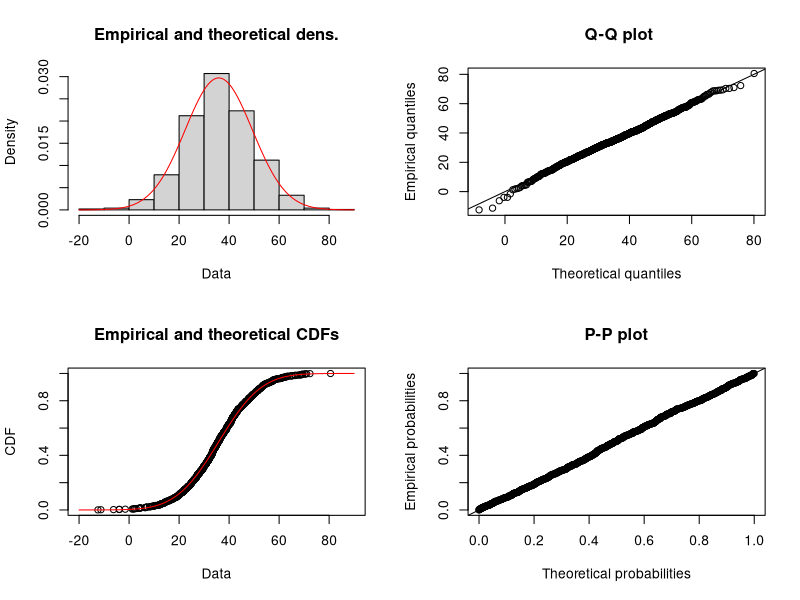
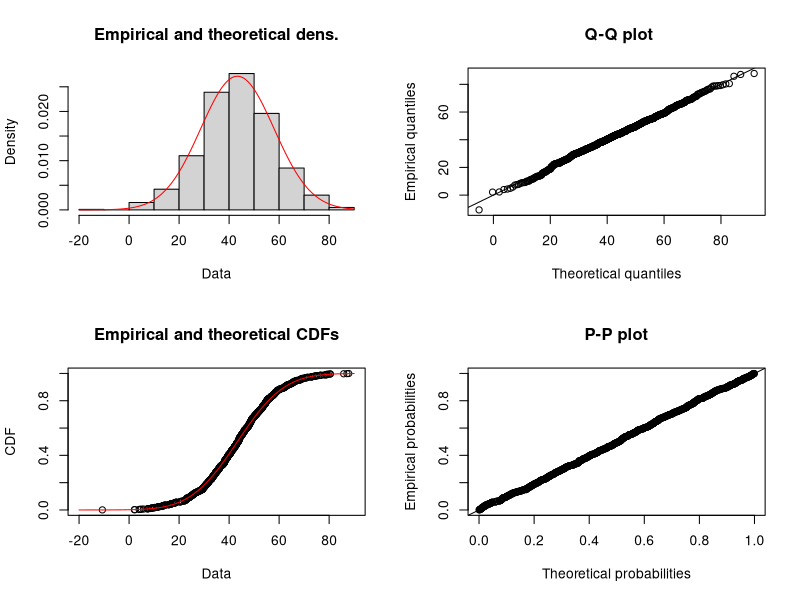
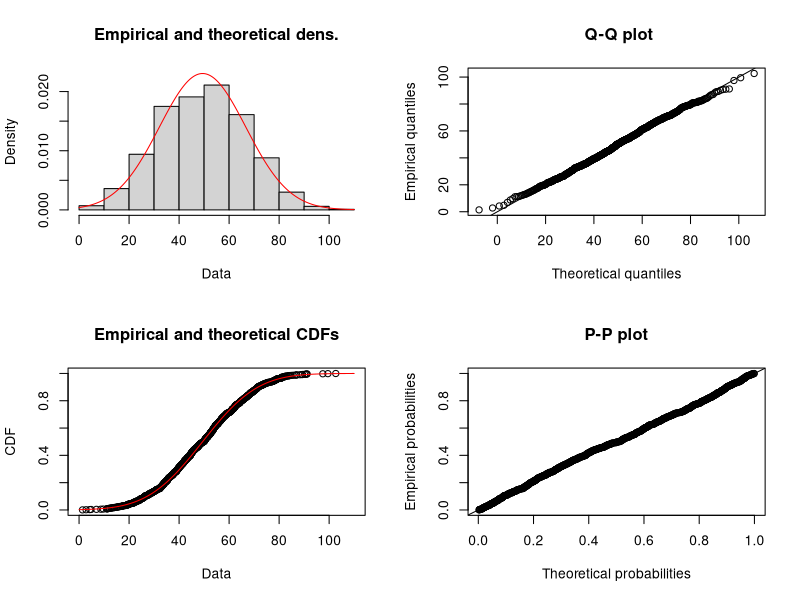
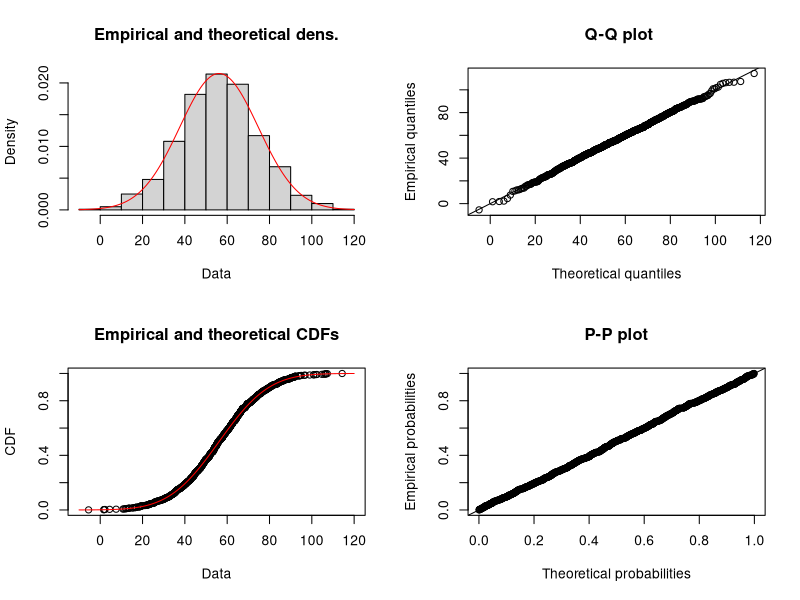
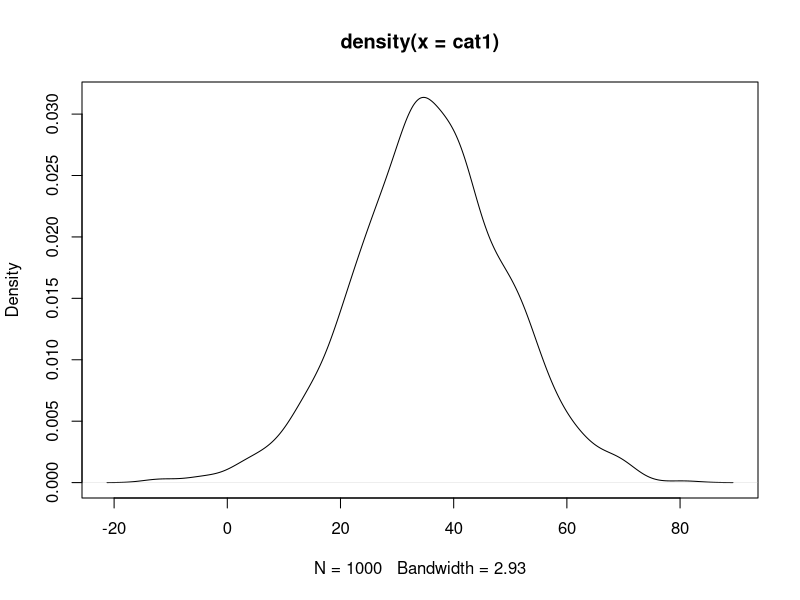
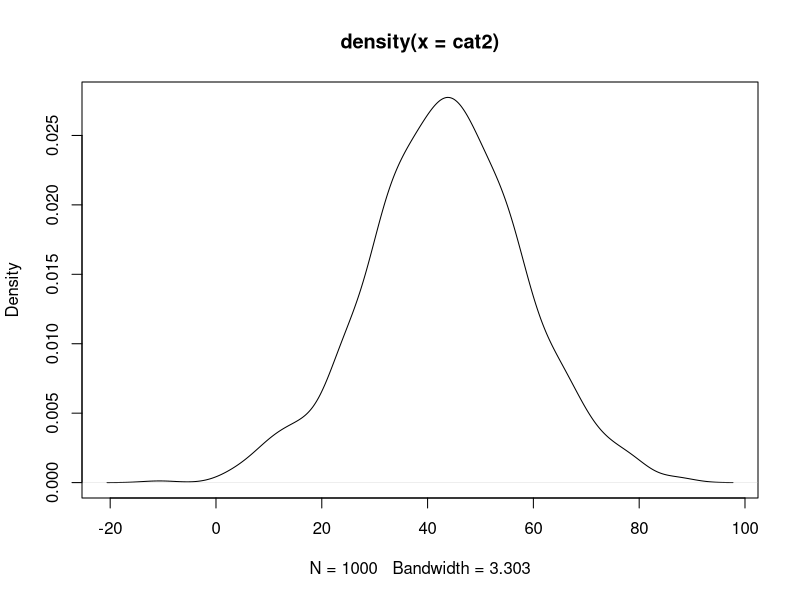
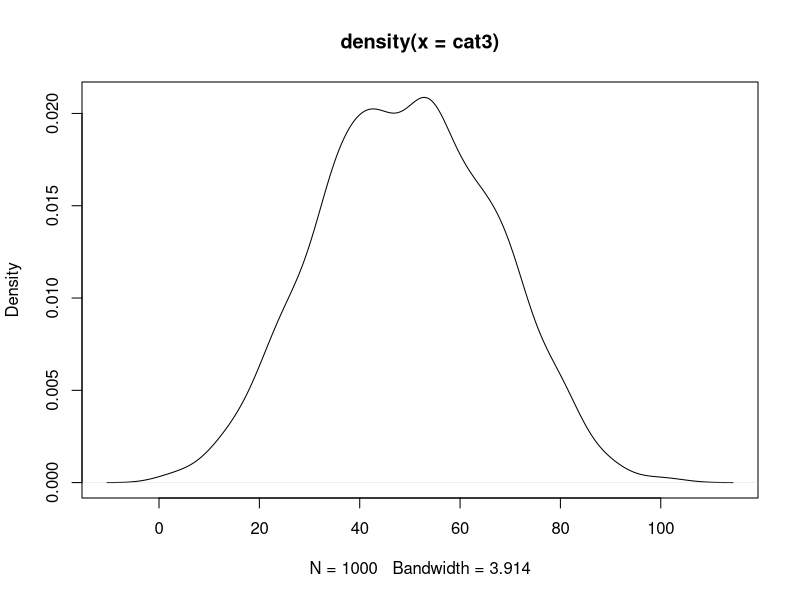
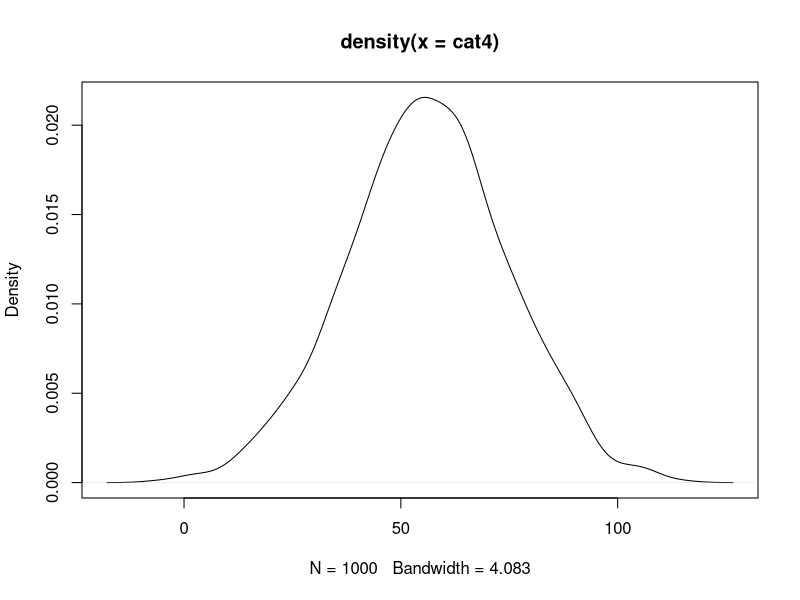

These figures' R source, in order:
###### Simulation Practice for Latent Variable Harmonisation ########

# The main objective of this program is to explore different data generation
# distributions and their relationship with regression calibration.


## Author: Paul Scherer
## Date: 27/09/2016

###############################################################################
########################### DATA AND SETTINGS #################################
###############################################################################
## Libraries
library("survival")
library(graphics)

## Seed
set.seed(66)

## Parameters
# The linear correlation coefficient between exposure and outcome.
set_beta <- 0.5

# Index properties (Assumption that they are Gaussian)
# Format : (mean, stdev)
index_mean1 <- 35.6
index_stdev1 <- 13.7
index_mean2 <- 43.7
index_stdev2 <- 15.2
index_mean3 <- 49.0
index_stdev3 <- 17.9
index_mean4 <- 56.2
index_stdev4 <- 18.4

mean_paee_difference <- abs(mean(c(index_mean1-index_mean2, index_mean2-index_mean3, index_mean3-index_mean4)))

# PAEE range
paee_range_min <- 20
paee_range_max <- 75

###############################################################################
############################# Functions #######################################
###############################################################################
data_generator <- function(exposure, beta=set_beta, constant=20, noise=2.5){
	# returns a datapoint given an exposure
	# relies on a set constant, gaussian noise component
	fbeta <- (beta*exposure) + constant
	data_point <- rnorm(1,fbeta,noise)
	return (data_point)
}

gaussian_index_sample <- function(x){
	# returns a datapoint sampled from the index distribution
	# This can be seen as an exposure to be used in the data_generator
	# :param: index = cambridge index
	if (x == 1){
		index_mean <- index_mean1
		index_stdev <- index_stdev1
	} else if (x == 2){
		index_mean <- index_mean2
		index_stdev <- index_stdev2
	} else if (x == 3){
		index_mean <- index_mean3
		index_stdev <- index_stdev3
	} else {
		index_mean <- index_mean4
		index_stdev <- index_stdev4
	}
	data_point <- rnorm(1, index_mean, index_stdev)
	return (data_point)
}


lambda_collector_cam_index <- function(data_set_outcome, data_set_exposure, data_set){
	rdr_regression_fit <- lm(formula=data_set_outcome~data_set_exposure, data=data_set)
	lambda <- rdr_regression_fit$coefficients["cam_index_means"]
	return (lambda)
}

calculate_index_from_paee <- function(paee){
	# take paee value and calculate probability of it belonging to index
	# random weighted assignment into that category
	prob1 <- pnorm(paee, mean=index_mean1, sd=index_stdev1)
	prob2 <- pnorm(paee, mean=index_mean2, sd=index_stdev2)
	prob3 <- pnorm(paee, mean=index_mean3, sd=index_stdev3)
	prob4 <- pnorm(paee, mean=index_mean4, sd=index_stdev4)

	probs_cam_index <- c(prob1, prob2, prob3, prob4)
	index_num <- sample(c(1:4), 1, replace=TRUE, prob=probs_cam_index )

	return (index_num)
}
####################################################################################################
################################ Creation of datasets ##############################################
####################################################################################################
# Data set of 1600 points for which we calculate the lambda, (validation)
validation_data <- as.data.frame(c(rep(1,1000),rep(2,1000),rep(3,1000),rep(4,1000)))
colnames(validation_data) <- c("cam_index")
validation_data$cam_index <- as.factor(validation_data$cam_index)
validation_data$cam_index <- validation_data$cam_index
validation_data$paee <- unlist(lapply(validation_data$cam_index, gaussian_index_sample))
validation_data$cam_index_means <- unlist(mapply(validation_data$cam_index, SIMPLIFY = FALSE, FUN=function(x){
    if (is.na(x)) {
      output = NA
    } else if (x == 1){
      output = index_mean1
    } else if (x == 2) {
      output = index_mean2
    } else if (x == 3) {
      output = index_mean3
    } else if (x == 4) {
      output = index_mean4
    } else {
      output = NA
  	}
  	return(output)
	}
))


# Data set of 20000 points for which we calculate the betas, (test)
study_data <- as.data.frame(c(rep(1,5000),rep(2,5000),rep(3,5000),rep(4,5000)))
colnames(study_data) <- c("cam_index")
study_data$cam_index <- as.factor(study_data$cam_index)
study_data$paee <- unlist(lapply(study_data$cam_index, gaussian_index_sample))
study_data$foo <- unlist(lapply(study_data$paee, data_generator, beta=set_beta))
study_data$cam_index_means <- unlist(mapply(study_data$cam_index, SIMPLIFY = FALSE, FUN=function(x){
    if (is.na(x)) {
      output = NA
    } else if (x == 1){
      output = index_mean1
    } else if (x == 2) {
      output = index_mean2
    } else if (x == 3) {
      output = index_mean3
    } else if (x == 4) {
      output = index_mean4
    } else {
      output = NA
  	}
  	return(output)
	}
))

################################### BASELINE with cam_index ###################################################
# calculation of correlation between foo and the cam_index as measurement
# coef = beta
foo_cam_study <- lm(formula=foo~cam_index, data=study_data)
coef_foo_cam_study <- foo_cam_study$coefficients[-1]
coef_foo_cam_study <- c(1,coef_foo_cam_study)
mean_coef <- mean(coef_foo_cam_study)
study_per_paee_estimate_cam_index <- mean_coef/mean_paee_difference # rough translation to per paee increase
## std error and variance
stdError_cc_study_data <- (summary(foo_cam_study)$coefficients[,"Std. Error"])[-1]
mean_stdError_coef_study <- mean(stdError_cc_study_data)
mean_stdError_coef_study <- mean_stdError_coef_study/mean_paee_difference
mean_variance_coef_study <- mean_stdError_coef_study^2
# confidence intervals
lci_beta_hat_star <- study_per_paee_estimate_cam_index - 1.96*mean_stdError_coef_study
uci_beta_hat_star <- study_per_paee_estimate_cam_index + 1.96*mean_stdError_coef_study


## coef = lambda
paee_cam_val <- lm(formula=paee~cam_index, data=validation_data)
coef_paee_cam_val <- paee_cam_val$coefficients[-1]
coef_paee_cam_val <- c(1,coef_paee_cam_val)
mean_coef <- mean(coef_paee_cam_val)
val_per_paee_coef <- mean_coef/mean_paee_difference
## std error and variance
stdError_cc_val_data <- (summary(paee_cam_val)$coefficients[,"Std. Error"])[-1]
mean_stdError_cc_val <- mean(stdError_cc_val_data)
mean_variance_cc_val <- mean_stdError_cc_val^2
# confidence intervals
lci_lambda_hat <- val_per_paee_coef - 1.96*mean_stdError_cc_val
uci_lambda_hat <- val_per_paee_coef + 1.96*mean_stdError_cc_val


## RC 
beta_hat_star <- study_per_paee_estimate_cam_index
lambda_hat <- val_per_paee_coef
beta_hat <- beta_hat_star/lambda_hat
var_beta <- mean_variance_coef_study/(lambda_hat^2) + (beta_hat_star/lambda_hat^2)^2*mean_variance_cc_val
# confidence intervals
lci_beta_hat <- beta_hat - 1.96*sqrt(var_beta)  
uci_beta_hat <- beta_hat + 1.96*sqrt(var_beta)   


# ___  ___ _____ _____ _   _ ___________   __  
# |  \/  ||  ___|_   _| | | |  _  |  _  \ /  | 
# | .  . || |__   | | | |_| | | | | | | | `| | 
# | |\/| ||  __|  | | |  _  | | | | | | |  | | 
# | |  | || |___  | | | | | \ \_/ / |/ /  _| |_
# \_|  |_/\____/  \_/ \_| |_/\___/|___/   \___/
###############################################################################################################
################################## WITH CAM_INDEX_MEANS #######################################################
## coef = beta
pc_study_data_means <- lm(formula=foo~cam_index_means, data=study_data)
cc_study_data_means <- pc_study_data_means$coefficients["cam_index_means"]
# stdError
stdError_cc_study_data_means <- (summary(pc_study_data_means)$coefficients[,"Std. Error"])[-1]
# confidence intervals
lci_beta_hat_star_means <- cc_study_data_means - 1.96*stdError_cc_study_data_means
uci_beta_hat_star_means <- cc_study_data_means + 1.96*stdError_cc_study_data_means


## coef = lambda
pc_val_data_means <- lm(formula=paee~cam_index_means, data=validation_data)
cc_val_data_means <- pc_val_data_means$coefficients["cam_index_means"]
# stdError
stdError_cc_val_data_means <- (summary(pc_val_data_means)$coefficients[,"Std. Error"])[-1]
# confidence intervals
lci_lambda_hat_means <- cc_val_data_means - 1.96*(stdError_cc_val_data_means)
uci_lambda_hat_means <- cc_val_data_means + 1.96*(stdError_cc_val_data_means)


# RC 
beta_hat_star_means <- cc_study_data_means
lambda_hat_means <- cc_val_data_means
beta_hat_means <- beta_hat_star_means/lambda_hat_means
var_beta_means <- stdError_cc_study_data_means/(lambda_hat_means^2) + (beta_hat_star_means/lambda_hat_means^2)^2*stdError_cc_val_data_means
# confidence intervals
uci_beta_hat_means <- beta_hat_means - 1.96*sqrt(var_beta_means)
lci_beta_hat_means <- beta_hat_means + 1.96*sqrt(var_beta_means)

# ___  ___ _____ _____ _   _ ___________   _____   ___  
# |  \/  ||  ___|_   _| | | |  _  |  _  \ / __  \ / _ \ 
# | .  . || |__   | | | |_| | | | | | | | `' / /'/ /_\ \
# | |\/| ||  __|  | | |  _  | | | | | | |   / /  |  _  |
# | |  | || |___  | | | | | \ \_/ / |/ /  ./ /___| | | |
# \_|  |_/\____/  \_/ \_| |_/\___/|___/   \_____/\_| |_/                                     
###############################################################################################################
################################## WITH SAMPLED PAEE VALS #####################################################
# Set lists of values for each PA categorization that will be used to draw random numbers for
# validation
cat1 <- mapply(validation_data$paee, validation_data$cam_index, FUN=function(x,y){
  if (y == 1){
    output = x
  } else {
    output = NA
  }
  return(output) 
}) 
cat1 <- cat1[!sapply(cat1,is.na)]

cat2 <- mapply(validation_data$paee, validation_data$cam_index, FUN=function(x,y){
  if (y == 2){
    output = x
  } else {
    output = NA
  }
  return(output) 
}) 
cat2 <- cat2[!sapply(cat2,is.na)]

cat3 <- mapply(validation_data$paee, validation_data$cam_index, FUN=function(x,y){
  if (y == 3){
    output = x
  } else {
    output = NA
  }
  return(output) 
}) 
cat3 <- cat3[!sapply(cat3,is.na)]

cat4 <- mapply(validation_data$paee, validation_data$cam_index, FUN=function(x,y){
  if (y == 4){
    output = x
  } else {
    output = NA
  }
  return(output)
})
cat4 <- cat4[!sapply(cat4,is.na)]


# empty list initialization
beta_hat_star_sample_list <- vector('numeric')
lambda_hat_sample_list <- vector('numeric')
beta_hat_sample_list <- vector('numeric')
uci_beta_hat_star_sample_list <- vector('numeric')
lci_beta_hat_star_sample_list <- vector('numeric')
uci_lambda_hat_sample_list <- vector('numeric')
lci_lambda_hat_sample_list <- vector('numeric')
uci_beta_hat_sample_list <- vector('numeric')
lci_beta_hat_sample_list <- vector('numeric')

for (i in 1:10) {
	cat1_choice <- sample(cat1,1,replace=TRUE)
	cat2_choice <- sample(cat2,1,replace=TRUE)
	cat3_choice <- sample(cat3,1,replace=TRUE)
	cat4_choice <- sample(cat4,1,replace=TRUE)

	study_data$cam_index_means_sample <- unlist(mapply(study_data$cam_index, SIMPLIFY = FALSE, FUN=function(x){
	    if (is.na(x)) {
	      output = NA
	    } else if (x == 1){
	      output = cat1_choice
	    } else if (x == 2) {
	      output = cat2_choice
	    } else if (x == 3) {
	      output = cat3_choice
	    } else if (x == 4) {
	      output = cat4_choice
	    } else {
	      output = NA
	  	}
	  	return(output)
		}
	))

	validation_data$cam_index_means_sample <- unlist(mapply(validation_data$cam_index, SIMPLIFY = FALSE, FUN=function(x){
	    if (is.na(x)) {
	      output = NA
	    } else if (x == 1){
	      output = cat1_choice
	    } else if (x == 2) {
	      output = cat2_choice
	    } else if (x == 3) {
	      output = cat3_choice
	    } else if (x == 4) {
	      output = cat4_choice
	    } else {
	      output = NA
	  	}
	  	return(output)
		}
	))

	# calculation of beta hat star
	regression_study <- lm(formula=foo~cam_index_means_sample, data=study_data)
	beta_hat_star_sample <- regression_study$coefficients["cam_index_means_sample"]
	beta_hat_star_sample_list <- c(beta_hat_star_sample_list, beta_hat_star_sample)
	#stdError and confidence intervals
	stdError_beta_hat_star_sample <- (summary(regression_study)$coefficients[,"Std. Error"])[-1]
	uci_beta_hat_star_sample <- beta_hat_star_sample - 1.96*stdError_beta_hat_star_sample
	lci_beta_hat_star_sample <- beta_hat_star_sample + 1.96*stdError_beta_hat_star_sample
	uci_beta_hat_star_sample_list <- c(uci_beta_hat_star_sample_list, uci_beta_hat_star_sample)
	lci_beta_hat_star_sample_list <- c(lci_beta_hat_star_sample_list, lci_beta_hat_star_sample)

	# calculation of lambda hat
	regression_lambda <- lm(formula=paee~cam_index_means_sample, data=validation_data)
	lambda_hat_sample <- regression_lambda$coefficients["cam_index_means_sample"]
	lambda_hat_sample_list <- c(lambda_hat_sample_list, lambda_hat_sample)
	#stdError and confidence intervals
	stdError_lambda_hat_sample <- (summary(regression_lambda)$coefficients[,"Std. Error"])[-1]
	uci_lambda_hat_sample <- lambda_hat_sample + 1.96*(stdError_lambda_hat_sample)
	lci_lambda_hat_sample <- lambda_hat_sample + 1.96*(stdError_lambda_hat_sample)
	uci_lambda_hat_sample_list <- c(uci_lambda_hat_sample_list, uci_lambda_hat_sample)
	lci_lambda_hat_sample_list <- c(lci_lambda_hat_sample_list, lci_lambda_hat_sample)

	# calculation of calibrated beta
	beta_hat_sample <- beta_hat_star_sample/lambda_hat_sample
	beta_hat_sample_list <- c(beta_hat_sample_list,beta_hat_sample)
	#stdError and confidence intervals
	var_beta_sample <- stdError_beta_hat_star_sample/(lambda_hat_sample^2) + (beta_hat_star_sample/lambda_hat_sample^2)^2*stdError_lambda_hat_sample
	uci_beta_hat_sample <- beta_hat_sample - 1.96*sqrt(var_beta_sample)
	lci_beta_hat_sample <- beta_hat_sample + 1.96*sqrt(var_beta_sample)
	uci_beta_hat_sample_list <- c(uci_beta_hat_sample_list, uci_beta_hat_sample)
	lci_beta_hat_sample_list <- c(lci_beta_hat_sample_list, lci_beta_hat_sample)
}

mean_beta_hat_star_sample <- mean(beta_hat_star_sample_list)
mean_lambda_hat_sample <- mean(lambda_hat_sample_list)
mean_beta_hat_sample <- mean(beta_hat_sample_list)
mean_uci_beta_hat_star_sample <- mean(uci_beta_hat_star_sample_list)
mean_lci_beta_hat_star_sample <- mean(lci_beta_hat_star_sample_list)
mean_uci_lambda_hat_sample <- mean(uci_lambda_hat_sample_list)
mean_lci_lambda_hat_sample <- mean(lci_lambda_hat_sample_list)
mean_uci_beta_hat_sample <- mean(uci_beta_hat_sample_list)
mean_lci_beta_hat_sample <- mean(lci_beta_hat_sample_list)

# ___  ___ _____ _____ _   _ ___________   _____ ______ 
# |  \/  ||  ___|_   _| | | |  _  |  _  \ / __  \| ___ \
# | .  . || |__   | | | |_| | | | | | | | `' / /'| |_/ /
# | |\/| ||  __|  | | |  _  | | | | | | |   / /  | ___ \
# | |  | || |___  | | | | | \ \_/ / |/ /  ./ /___| |_/ /
# \_|  |_/\____/  \_/ \_| |_/\___/|___/   \_____/\____/ 
# empty list initialization

beta_hat_star_sample_list <- vector('numeric')
lambda_hat_sample_list <- vector('numeric')
beta_hat_sample_list <- vector('numeric')
uci_beta_hat_star_sample_list <- vector('numeric')
lci_beta_hat_star_sample_list <- vector('numeric')
uci_lambda_hat_sample_list <- vector('numeric')
lci_lambda_hat_sample_list <- vector('numeric')
uci_beta_hat_sample_list <- vector('numeric')
lci_beta_hat_sample_list <- vector('numeric')

for (i in 1:10) {
	study_data$cam_index_means_sample <- unlist(mapply(study_data$cam_index, SIMPLIFY = FALSE, FUN=function(x){
	    if (is.na(x)) {
	      output = NA
	    } else if (x == 1){
	      output = sample(cat1,1,replace=TRUE)
	    } else if (x == 2) {
	      output = sample(cat2,1,replace=TRUE)
	    } else if (x == 3) {
	      output = sample(cat3,1,replace=TRUE)
	    } else if (x == 4) {
	      output = cat4_choice
	    } else {
	      output = NA
	  	}
	  	return(output)
		}
	))

	validation_data$cam_index_means_sample <- unlist(mapply(validation_data$cam_index, SIMPLIFY = FALSE, FUN=function(x){
	    if (is.na(x)) {
	      output = NA
	    } else if (x == 1){
	      output = sample(cat1,1,replace=TRUE)
	    } else if (x == 2) {
	      output = sample(cat2,1,replace=TRUE)
	    } else if (x == 3) {
	      output = sample(cat3,1,replace=TRUE)
	    } else if (x == 4) {
	      output = sample(cat4,1,replace=TRUE)
	    } else {
	      output = NA
	  	}
	  	return(output)
		}
	))

	# calculation of beta hat star
	regression_study <- lm(formula=foo~cam_index_means_sample, data=study_data)
	beta_hat_star_sample <- regression_study$coefficients["cam_index_means_sample"]
	beta_hat_star_sample_list <- c(beta_hat_star_sample_list, beta_hat_star_sample)
	#stdError and confidence intervals
	stdError_beta_hat_star_sample <- (summary(regression_study)$coefficients[,"Std. Error"])[-1]
	uci_beta_hat_star_sample <- beta_hat_star_sample - 1.96*stdError_beta_hat_star_sample
	lci_beta_hat_star_sample <- beta_hat_star_sample + 1.96*stdError_beta_hat_star_sample
	uci_beta_hat_star_sample_list <- c(uci_beta_hat_star_sample_list, uci_beta_hat_star_sample)
	lci_beta_hat_star_sample_list <- c(lci_beta_hat_star_sample_list, lci_beta_hat_star_sample)

	# calculation of lambda hat
	regression_lambda <- lm(formula=paee~cam_index_means, data=validation_data)
	lambda_hat_sample <- regression_lambda$coefficients["cam_index_mean"]
	lambda_hat_sample_list <- c(lambda_hat_sample_list, lambda_hat_sample)
	#stdError and confidence intervals
	stdError_lambda_hat_sample <- (summary(regression_lambda)$coefficients[,"Std. Error"])[-1]
	uci_lambda_hat_sample <- lambda_hat_sample + 1.96*(stdError_lambda_hat_sample)
	lci_lambda_hat_sample <- lambda_hat_sample + 1.96*(stdError_lambda_hat_sample)
	uci_lambda_hat_sample_list <- c(uci_lambda_hat_sample_list, uci_lambda_hat_sample)
	lci_lambda_hat_sample_list <- c(lci_lambda_hat_sample_list, lci_lambda_hat_sample)

	# calculation of calibrated beta
	beta_hat_sample <- beta_hat_star_sample/lambda_hat_sample
	beta_hat_sample_list <- c(beta_hat_sample_list,beta_hat_sample)
	#stdError and confidence intervals
	var_beta_sample <- stdError_beta_hat_star_sample/(lambda_hat_sample^2) + (beta_hat_star_sample/lambda_hat_sample^2)^2*stdError_lambda_hat_sample
	uci_beta_hat_sample <- beta_hat_sample - 1.96*sqrt(var_beta_sample)
	lci_beta_hat_sample <- beta_hat_sample + 1.96*sqrt(var_beta_sample)
	uci_beta_hat_sample_list <- c(uci_beta_hat_sample_list, uci_beta_hat_sample)
	lci_beta_hat_sample_list <- c(lci_beta_hat_sample_list, lci_beta_hat_sample)
}

mean_beta_hat_star_sample <- mean(beta_hat_star_sample_list)
mean_lambda_hat_sample <- mean(lambda_hat_sample_list)
mean_beta_hat_sample <- mean(beta_hat_sample_list)
mean_uci_beta_hat_star_sample <- mean(uci_beta_hat_star_sample_list)
mean_lci_beta_hat_star_sample <- mean(lci_beta_hat_star_sample_list)
mean_uci_lambda_hat_sample <- mean(uci_lambda_hat_sample_list)
mean_lci_lambda_hat_sample <- mean(lci_lambda_hat_sample_list)
mean_uci_beta_hat_sample <- mean(uci_beta_hat_sample_list)
mean_lci_beta_hat_sample <- mean(lci_beta_hat_sample_list)


# ___  ___ _____ _____ _   _ ___________   _____ 
# |  \/  ||  ___|_   _| | | |  _  |  _  \ |____ |
# | .  . || |__   | | | |_| | | | | | | |     / /
# | |\/| ||  __|  | | |  _  | | | | | | |     \ \
# | |  | || |___  | | | | | \ \_/ / |/ /  .___/ /
# \_|  |_/\____/  \_/ \_| |_/\___/|___/   \____/                                   
# Generating samples from fitted distributions based on maximum likelihood. Similar to the smapling method but
# we arent so reliant on the data distributions. 
# A distribution of paee values is fit for each index. Samples generated from this distribution are applied 
# to members of the study data
cat1 <- mapply(validation_data$paee, validation_data$cam_index, FUN=function(x,y){
  if (y == 1){
    output = x
  } else {
    output = NA
  }
  return(output) 
}) 
cat1 <- cat1[!sapply(cat1,is.na)]

cat2 <- mapply(validation_data$paee, validation_data$cam_index, FUN=function(x,y){
  if (y == 2){
    output = x
  } else {
    output = NA
  }
  return(output) 
}) 
cat2 <- cat2[!sapply(cat2,is.na)]

cat3 <- mapply(validation_data$paee, validation_data$cam_index, FUN=function(x,y){
  if (y == 3){
    output = x
  } else {
    output = NA
  }
  return(output) 
}) 
cat3 <- cat3[!sapply(cat3,is.na)]

cat4 <- mapply(validation_data$paee, validation_data$cam_index, FUN=function(x,y){
  if (y == 4){
    output = x
  } else {
    output = NA
  }
  return(output)
})
cat4 <- cat4[!sapply(cat4,is.na)]


# fitting of distributions via MLE
library(fitdistrplus)
# normal distributions
dist1 <- fitdist(cat1, "norm", method='mle')
dist2 <- fitdist(cat2, "norm", method='mle')
dist3 <- fitdist(cat3, "norm", method='mle')
dist4 <- fitdist(cat4, "norm", method='mle')

dist_list = list(dist1,dist2,dist3,dist4)

for (i in 1:4){
  plot(dist_list[[i]])
}


# take the sufficient statistics to recreate the distributions from which we can sample
# Index properties (Assumption that they are Gaussian)
# Format : (mean, stdev)
index_mean1 <- dist1[[1]][1]
index_stdev1 <- dist1[[1]][2]
index_mean2 <- dist2[[1]][1]
index_stdev2 <- dist2[[1]][2]
index_mean3 <- dist3[[1]][1]
index_stdev3 <- dist3[[1]][2]
index_mean4 <- dist4[[1]][1]
index_stdev4 <- dist4[[1]][2]
mean_paee_difference <- abs(mean(c(index_mean1-index_mean2, index_mean2-index_mean3, index_mean3-index_mean4)))

validation_data$cam_index_dfit <- unlist(mapply(validation_data$cam_index, SIMPLIFY = FALSE, FUN=function(x){
    if (is.na(x)) {
      output = NA
    } else {
      output = gaussian_index_sample(x)
  	}
  	return(output)
	}
))

study_data$cam_index_dfit <- unlist(mapply(study_data$cam_index, SIMPLIFY = FALSE, FUN=function(x){
    if (is.na(x)) {
      output = NA
    } else {
      output = gaussian_index_sample(x)
  	}
  	return(output)
	}
))

## coef = beta
pc_study_data_dfit <- lm(formula=foo~cam_index_dfit, data=study_data)
cc_study_data_dfit <- pc_study_data_dfit$coefficients["cam_index_dfit"]
# stdError
stdError_cc_study_data_dfit <- (summary(pc_study_data_dfit)$coefficients[,"Std. Error"])[-1]
# confidence intervals
lci_beta_hat_star_dfit <- cc_study_data_dfit - 1.96*stdError_cc_study_data_dfit
uci_beta_hat_star_dfit <- cc_study_data_dfit + 1.96*stdError_cc_study_data_dfit

## coef = lambda
pc_val_data_dfit <- lm(formula=paee~cam_index_dfit, data=validation_data)
cc_val_data_dfit <- pc_val_data_dfit$coefficients["cam_index_dfit"]
# stdError
stdError_cc_val_data_dfit <- (summary(pc_val_data_dfit)$coefficients[,"Std. Error"])[-1]
# confidence intervals
lci_lambda_hat_dfit <- cc_val_data_dfit - 1.96*(stdError_cc_val_data_dfit)
uci_lambda_hat_dfit <- cc_val_data_dfit + 1.96*(stdError_cc_val_data_dfit)

# RC 
beta_hat_star_dfit <- cc_study_data_dfit
lambda_hat_dfit <- cc_val_data_dfit
beta_hat_dfit <- beta_hat_star_dfit/lambda_hat_dfit
var_beta_dfit <- stdError_cc_study_data_dfit/(lambda_hat_dfit^2) + (beta_hat_star_dfit/lambda_hat_dfit^2)^2*stdError_cc_val_data_dfit
# confidence intervals
uci_beta_hat_dfit <- beta_hat_dfit - 1.96*sqrt(var_beta_dfit)
lci_beta_hat_dfit <- beta_hat_dfit + 1.96*sqrt(var_beta_dfit)

# ___  ___ _____ _____ _   _ ___________     ___ 
# |  \/  ||  ___|_   _| | | |  _  |  _  \   /   |
# | .  . || |__   | | | |_| | | | | | | |  / /| |
# | |\/| ||  __|  | | |  _  | | | | | | | / /_| |
# | |  | || |___  | | | | | \ \_/ / |/ /  \___  |
# \_|  |_/\____/  \_/ \_| |_/\___/|___/       |_/
#                                                
# Density estimation for each index using kernel based estimation methods. Then sample directly using the kernels.
library(stats)

density1 <- density(cat1)
density2 <- density(cat2)
density3 <- density(cat3)
density4 <- density(cat4)

density_list = list(density1,density2,density3,density4)

for (i in 1:4){
  plot(density_list[[i]])
}

# sampling is a bit more confusing because there is no inbuilt function for sampling from a density object in R
# However it can be broken down to:
# repeat nsim times:
#   sample (with replacement) a random observation from the data
#   sample from the kernel, and add the previously sampled random observation

# If we use a Gaussian kernel, the density estimate is a mixture of n normals, each centred on the sample points
# and all having standard deviation h equal to the estimated bandwifth.
# estimated bandwith
bw_1 <- density1$bw
bw_2 <- density2$bw
bw_3 <- density3$bw
bw_4 <- density4$bw

study_data$cam_kernelEst <- unlist(mapply(study_data$cam_index, SIMPLIFY = FALSE, FUN=function(x){
    if (is.na(x)) {
      output = NA
    } else if (x == 1){
    	kernel_means_1 <- sample(cat1, 1, replace=TRUE)
      	output = rnorm(1, mean = kernel_means_1, sd = bw_1)
    } else if (x == 2) {
    	kernel_means_2 <- sample(cat2, 1, replace=TRUE)
      	output = rnorm(1, mean = kernel_means_2, sd = bw_2)
    } else if (x == 3) {
    	kernel_means_3 <- sample(cat3, 1, replace=TRUE)
      	output = rnorm(1, mean = kernel_means_3, sd = bw_3)
    } else if (x == 4) {
    	kernel_means_4 <- sample(cat4, 1, replace=TRUE)
      	output = rnorm(1, mean = kernel_means_4, sd = bw_4)
    } else {
      	output = NA
  	}
  	return(output)
	}
))

validation_data$cam_kernelEst <- unlist(mapply(validation_data$cam_index, SIMPLIFY = FALSE, FUN=function(x){
    if (is.na(x)) {
      	output = NA
    } else if (x == 1){
    	kernel_means_1 <- sample(cat1, 1, replace=TRUE)
      	output = rnorm(1, mean = kernel_means_1, sd = bw_1)
    } else if (x == 2) {
    	kernel_means_2 <- sample(cat2, 1, replace=TRUE)
      	output = rnorm(1, mean = kernel_means_2, sd = bw_2)
    } else if (x == 3) {
    	kernel_means_3 <- sample(cat3, 1, replace=TRUE)
      	output = rnorm(1, mean = kernel_means_3, sd = bw_3)
    } else if (x == 4) {
    	kernel_means_4 <- sample(cat4, 1, replace=TRUE)
      	output = rnorm(1, mean = kernel_means_4, sd = bw_4)
    } else {
      	output = NA
  	}
  	return(output)
	}
))

## coef = beta
pc_study_data_kernel <- lm(formula=foo~cam_kernelEst, data=study_data)
cc_study_data_kernel <- pc_study_data_kernel$coefficients["cam_kernelEst"]
# stdError
stdError_cc_study_data_kernel <- (summary(pc_study_data_kernel)$coefficients[,"Std. Error"])[-1]
# confidence intervals
lci_beta_hat_star_kernel <- cc_study_data_kernel - 1.96*stdError_cc_study_data_kernel
uci_beta_hat_star_kernel <- cc_study_data_kernel + 1.96*stdError_cc_study_data_kernel

## coef = lambda
pc_val_data_kernel <- lm(formula=paee~cam_kernelEst, data=validation_data)
cc_val_data_kernel <- pc_val_data_kernel$coefficients["cam_kernelEst"]
# stdError
stdError_cc_val_data_kernel <- (summary(pc_val_data_kernel)$coefficients[,"Std. Error"])[-1]
# confidence intervals
lci_lambda_hat_kernel <- cc_val_data_kernel - 1.96*(stdError_cc_val_data_kernel)
uci_lambda_hat_kernel <- cc_val_data_kernel + 1.96*(stdError_cc_val_data_kernel)

# RC 
beta_hat_star_kernel <- cc_study_data_kernel
lambda_hat_kernel <- cc_val_data_kernel
beta_hat_kernel <- beta_hat_star_kernel/lambda_hat_kernel
var_beta_kernel <- stdError_cc_study_data_kernel/(lambda_hat_kernel^2) + (beta_hat_star_kernel/lambda_hat_kernel^2)^2*stdError_cc_val_data_kernel
# confidence intervals
uci_beta_hat_dfit <- beta_hat_kernel - 1.96*sqrt(var_beta_kernel)
lci_beta_hat_dfit <- beta_hat_kernel + 1.96*sqrt(var_beta_kernel)
